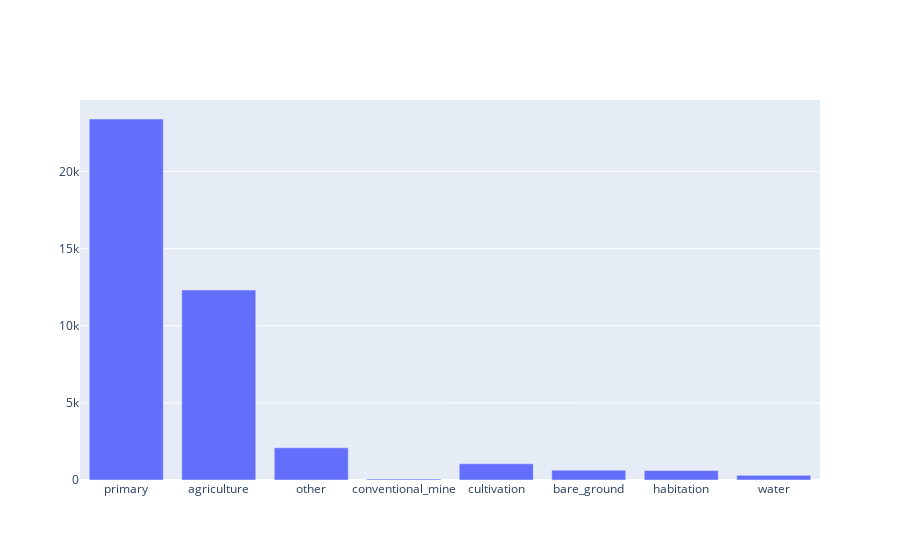

Notebook source saved alongside this figure:
### Markdown cell above
Distribución de los labels principales:

### Code cell
counts = defaultdict(int)
for l in new_labels:
    counts[area_classes[l]] += 1

data=[go.Bar(x=list(counts.keys()), y=list(counts.values()))]
layout=dict(height=800, width=800, title='Distribution of training labels')
fig=dict(data=data, layout=layout)
py.iplot(data, filename='train-label-dist')

### Figure 1 — Plotly figure (JSON) as saved in the notebook; plotly's stock layout.template omitted (floating-point values rounded to 4 significant figures)
{"data": [{"type": "bar", "x": ["primary", "agriculture", "other", "conventional_mine", "cultivation", "bare_ground", "habitation", "water"], "y": [23401, 12314, 2091, 67, 1053, 637, 613, 303]}], "layout": {}}
